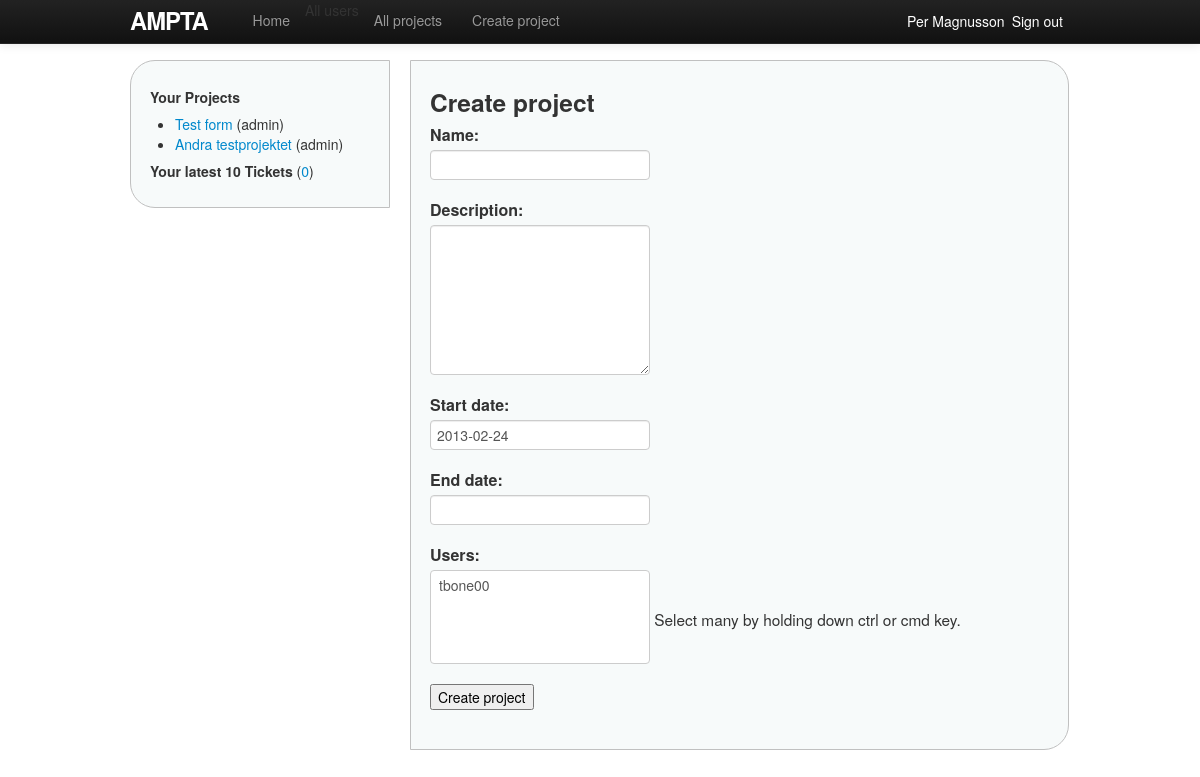
Page /projects/new/ (signed in) on the earlier database version.
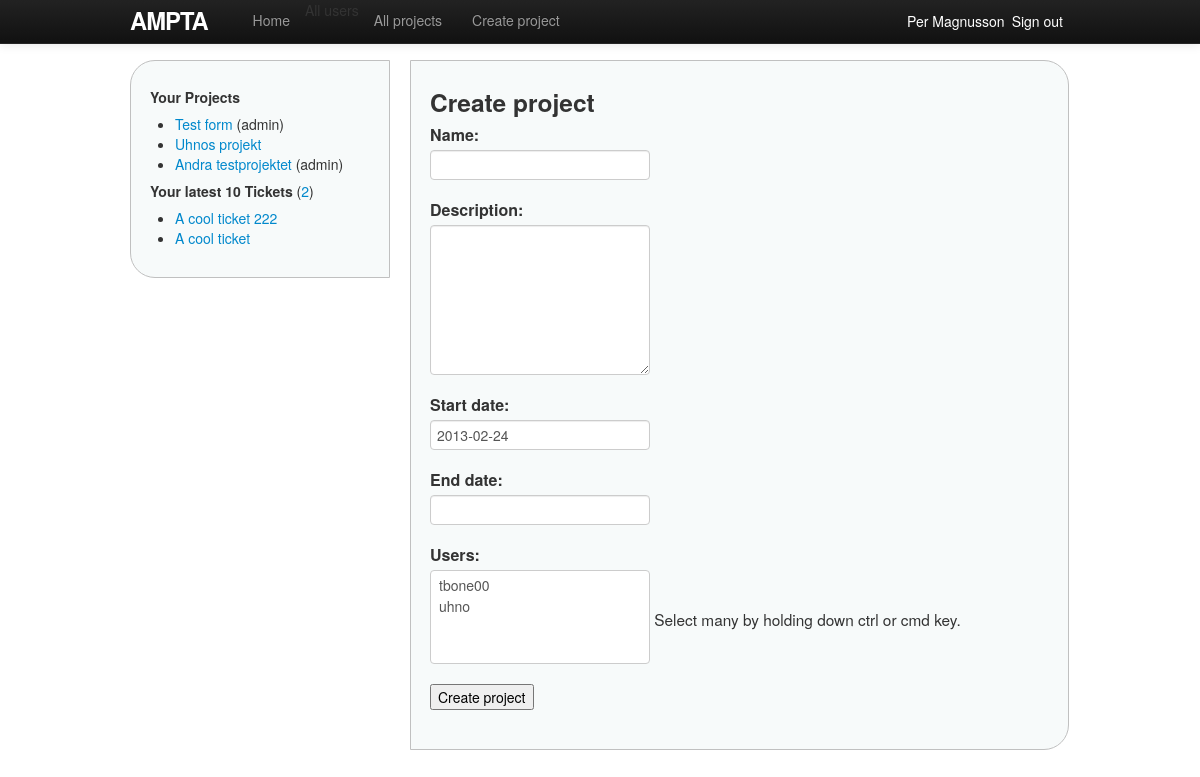
Same page on the later database version.
### ampta/models.py (models this page shows, shortened)
class Project(models.Model):
    name = models.CharField(max_length=20)
    description = models.TextField()
    start_date = models.DateField()
    end_date = models.DateField()
    users = models.ManyToManyField(User, related_name='projects')
    owner = models.ForeignKey(User, related_name='projects_owned_by_user')
    date_added = models.DateTimeField()
    date_updated = models.DateTimeField()
    def owned_by_user(self, user):
        return self.owner == user

class Ticket(models.Model):
    name = models.CharField(max_length=20)
    description = models.TextField()
    start_date = models.DateField();
    end_date = models.DateField();
    status = models.ForeignKey(Status, related_name='tickets')
    project = models.ForeignKey(Project, related_name='tickets')
    owner = models.ForeignKey(User, related_name='tickets')
    date_added = models.DateTimeField()
    date_updated = models.DateTimeField()

### ampta/views/project_views.py (the view)
# urls.py: url(r'^projects/new/$', 'new_create', name='new_project'),
def new_create(request):
    if request.method == 'POST':
        form = ProjectForm(request.POST)
        if form.is_valid():
            form.instance.owner = request.user
            form.instance.date_added = datetime.datetime.today()
            form.instance.date_updated = datetime.datetime.today()
            form.save()
            return redirect('projects')
    else:
        form = ProjectForm()
    return render(request, 'projects/new.html', { 'form': form, 'title': 'Create project' })

### ampta/forms.py
class ProjectForm(ModelForm):
    start_date = forms.DateField(initial=datetime.date.today)
    users = forms.ModelMultipleChoiceField(User.objects.all(),
            help_text='Select many by holding down ctrl or cmd key.')
    error_css_class = 'validationError'
    class Meta:
        model = Project
        exclude = ('owner', 'date_added', 'date_updated')

### ampta/templatetags/custom_filters.py (called while the page is built)
@register.filter(name='user_projects')
def user_projects(user):
    projects = user.projects.order_by('-date_added')
    return projects

@register.filter(name='owned_by_user')
def owned_by_user(project, user):
    return project.owned_by_user(user)

### ampta/templates/projects/new.html (shortened to what this page needs)
{% extends 'shared/base.html' %}
{% block content %}
<h3>{{ title }}</h3>
{% include 'projects/_new_edit_form.html' %}
{% endblock %}

### ampta/templates/shared/base.html (shortened to what this page needs)
<!DOCTYPE html>
<html>
	<head>
		{% block styles %}
			<link rel="stylesheet" type="text/css" href="{{ STATIC_URL }}styles/bootstrap.min.css">
			<link rel="stylesheet" type="text/css" href="{{ STATIC_URL }}styles/site.css">
		{% endblock %}
	</head>
	<body>
		<div class="container">
		<header>
			<nav class="navbar navbar-inverse navbar-fixed-top">
				<div class="navbar-inner">
					<div class="container">
						<a id="logo" class="brand">Ampta</a>
						<div class="nav-collapse collapse">
							<ul class="nav">
								<li>
									<a href="{% url home %}">Home</a>
								</li>
								<li>
									All users
								</li>
								<li {% if projects_active %}class="active"{% endif %}>
									<a href="{% url projects %}">All projects</a>
								</li>
								<li>
									<a href="{% url new_project %}">Create project</a>
								</li>
							</ul>
						</div>
						<span class="sign_out pull-right">Sign out</span>
						<span class="active_user pull-right">{{ user.get_full_name }}</span>
					</div>
				</div>
			</nav>
		</header>
		<div class="sidenav pull-left">
			{% include 'shared/_sidenav_projects_tickets.html' %}
		</div>
		<div class="main pull-left">
			{% block content %}{% endblock %}
		</div>
		</div>
	</body>
</html>

### ampta/templates/shared/_sidenav_projects_tickets.html (shortened to what this page needs)
{% load custom_filters %}
<h5>Your Projects</h5>
<ul>
{% with projects=user|user_projects %}
{% for p in projects.all %}
	<li>
		<a href="{% url project p.id %}">{{ p.name }}</a>
		{% if p|owned_by_user:user %}(admin){% endif %}
	</li>
{% endfor%}
{% endwith %}
</ul>
<h5>Your latest 10 Tickets
	<span class="countTickets">(<a href="{% url tickets %}">{{ user.tickets.count }}</a>)</span>
</h5>
<ul>
{% for t in user.tickets.all|dictsortreversed:"date_added"|slice:"10" %}
	<li><a href="{% url project_ticket t.project.id t.id %}">{{ t.name }}</a></li>
{% endfor %}
</ul>

Differences in the rows shown:
added Project: name "Uhnos projekt"
added Ticket: name "A cool ticket 222"
added Ticket: name "A cool ticket"
Other differences:
{{ user.tickets.count }}: "0" → "2"
form field users: "tbone00" → "tbone00 / uhno"
